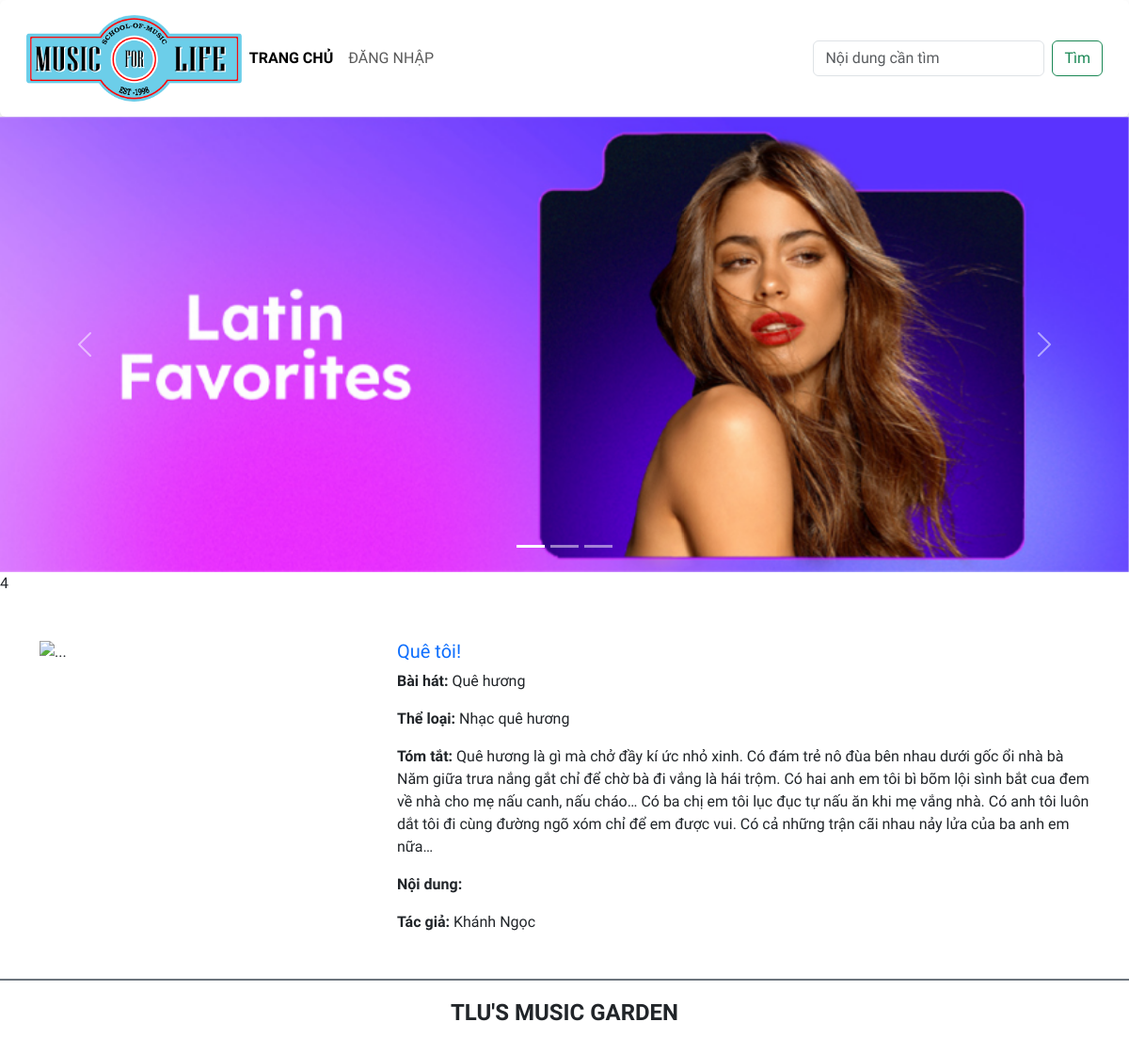
The app's page /detail.php?id=4 with its own data.
### tables this page shows
CREATE TABLE `baiviet` (
  `ma_bviet` int UNSIGNED NOT NULL,
  `tieude` varchar(200) NOT NULL,
  `ten_bhat` varchar(100) NOT NULL,
  `ma_tloai` int UNSIGNED NOT NULL,
  `tomtat` text NOT NULL,
  `noidung` text,
  `ma_tgia` int UNSIGNED NOT NULL,
  `ngayviet` datetime NOT NULL,
  `hinhanh` varchar(200) DEFAULT NULL
);

CREATE TABLE `theloai` (
  `ma_tloai` int UNSIGNED NOT NULL,
  `ten_tloai` varchar(50) NOT NULL,
  `SLBaiViet` int DEFAULT NULL
);

CREATE TABLE `tacgia` (
  `ma_tgia` int UNSIGNED NOT NULL,
  `ten_tgia` varchar(100) NOT NULL,
  `hinh_tgia` varchar(100) DEFAULT NULL
);

### includes/Database.php (called while the page is built, shortened)
<?php
    function handleData($result){
        $res = [];
        while($row = mysqli_fetch_assoc($result)) {
            $res[] = $row;
        }
        return $res;
    }
class Database {
    public $conn = null;
    public $sname = "localhost";
    public $uname = "root";
    public $upass = "admin";
    public $dbname = "btth01_cse485";
    public $sport = 3306;
    public function getConnection(){
        try {
            $this->conn = new mysqli($this->sname, $this->uname, $this->upass, $this->dbname, $this->sport);
        } catch (Exception $e) {
            echo "Connect database fail";
        }
    }
    public function getWithCondition($table, $condition = array()) {
        $sql = "SELECT * FROM $table";
        if ($condition) {
            $sql .= " WHERE";
            foreach($condition as $key => $val){
                $sql .= " $key = '$val'  AND";
            }
            $sql = trim($sql, "AND");
            return handleData($this->conn->query($sql));
        } else {
            return handleData($this->conn->query($sql));
        }
    }
}
    $db = new Database();
?>

### hepler/Support.php (called while the page is built, shortened)
<?php
    function handleImageForFrontend ($url) {
        $url = explode("/", $url);
        array_splice($url, 0, 2);
        $url = implode("/", $url);
        return $url;
    }
?>

### detail.php (the view, shortened to what this page needs)
<!DOCTYPE html>
<html lang="en">
<head>
    <link href="https://cdn.jsdelivr.net/npm/bootstrap@5.3.0-alpha1/dist/css/bootstrap.min.css" rel="stylesheet">
    <link rel="stylesheet" href="css/style.css">
</head>
<body>
    <?php
        include 'layouts/header.php';
        include 'includes/Database.php';
        include 'hepler/Support.php';
        $id = $_GET["id"] ?? 0;
        $article_detail = $db->getWithCondition("baiviet", array("ma_bviet" => $id));
        $author = $db->getWithCondition("tacgia", array("ma_tgia" => $article_detail[0]["ma_tgia"]));
        $category_name = $db->getWithCondition("theloai", array("ma_tloai" => $article_detail[0]["ma_tloai"]));
        echo $id;
    ?>
    <main class="container mt-5">
                <div class="row mb-5">
                    <div class="col-sm-4">
                        <img src="<?php echo handleImageForFrontend($article_detail[0]["hinhanh"]) ?>" class="img-fluid" alt="...">
                    </div>
                    <div class="col-sm-8">
                        <h5 class="card-title mb-2">
                            <a href="" class="text-decoration-none"><?php echo $article_detail[0]["tieude"] ?></a>
                        </h5>
                        <p class="card-text"><span class=" fw-bold">Bài hát: </span><?php echo $article_detail[0]["ten_bhat"] ?></p>
                        <p class="card-text"><span class=" fw-bold">Thể loại: </span><?php echo $category_name[0]["ten_tloai"] ?></p>
                        <p class="card-text"><span class=" fw-bold">Tóm tắt: </span><?php echo $article_detail[0]["tomtat"] ?></p>
                        <p class="card-text"><span class=" fw-bold">Nội dung: </span><?php echo $article_detail[0]["noidung"] ?></p>
                        <p class="card-text"><span class=" fw-bold">Tác giả: </span><?php echo $author[0]["ten_tgia"] ?></p>
                    </div>
        </div>
    </main>
        <?php include 'layouts/footer.php'?>
</body>
</html>

### css/style.css (style rules this page uses)
body { font-family: 'Numans', sans-serif !important; }

### records on screen
baiviet: tieude "Quê tôi!", ten_bhat "Quê hương", tomtat "Quê hương là gì mà chở đầy kí ức nhỏ xinh. Có đám trẻ nô đùa bên nhau dưới gốc ổi nhà bà Năm giữa trưa nắng gắt chỉ để chờ bà đi vắng là hái trộm. Có hai anh em tôi bì bõm lội sình bắt cua đem về nhà cho mẹ nấu canh, nấu cháo… Có ba chị em tôi lục đục tự nấu ăn khi mẹ vắng nhà. Có anh tôi luôn dắt tôi đi cùng đường ngõ xóm chỉ để em được vui. Có cả những trận cãi nhau nảy lửa của ba anh em nữa…"
theloai: ten_tloai "Nhạc quê hương"
tacgia: ten_tgia "Khánh Ngọc"

### other values on screen
$id "4"
